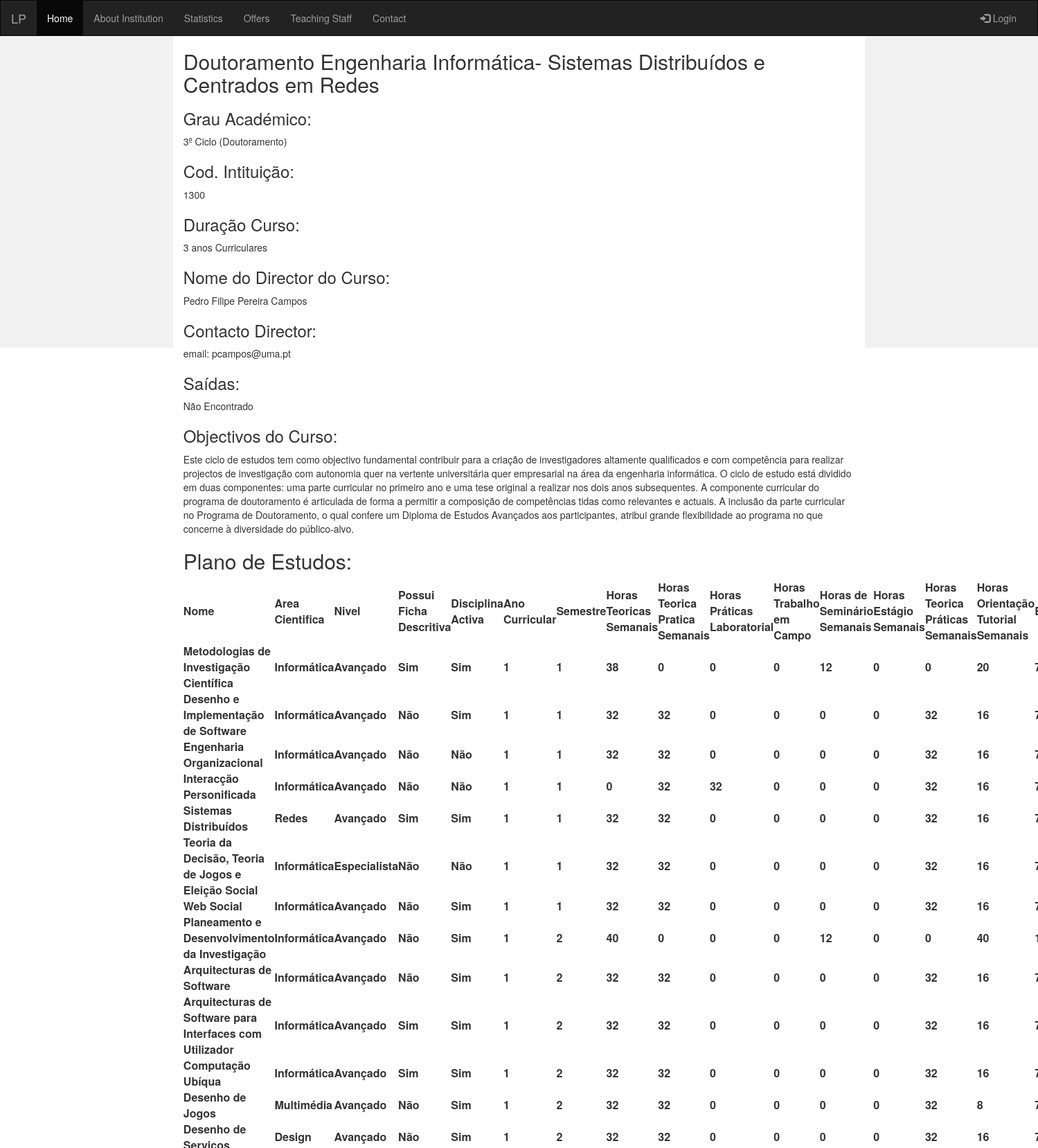
Page /offers/6 (upper part) on the committed database.
### db_creation.py (models this page shows, shortened)
class Cursos(db.Model):
    __tablename__ = 'cursos'
    id = db.Column(db.Integer, primary_key=True)
    nome_curso = db.Column(db.String)
    tipo_curso = db.Column(db.String)
    cod_escola = db.Column(db.Integer)
    duracao_curso = db.Column(db.String)
    nome_escola = db.Column(db.String)
    saidas_descricao = db.Column(db.String)
    nome_director = db.Column(db.String)
    email_director = db.Column(db.String)
    objectivos_curso = db.Column(db.String)
    escola_id = db.Column(db.Integer, db.ForeignKey('escolas.id'))
    ligacao = db.relationship("Escolas", backref=db.backref('cursos', order_by=id))

class unidadesCurriculares(db.Model):
    __tablename__ = 'unidades_curriculares'
    id = db.Column(db.Integer, primary_key=True)
    nome_disciplina = db.Column(db.String)
    area_cientifica = db.Column(db.String)
    nivel = db.Column(db.String)
    ficha_descritiva = db.Column(db.String)
    disciplina_ativa = db.Column(db.String)
    ano_curricular = db.Column(db.Integer)
    semestre = db.Column(db.String)
    horas_teoricas_semanal = db.Column(db.Integer)
    horas_teorica_praticas_semanal = db.Column(db.Integer)
    horas_praticas_laboratorial = db.Column(db.Integer)
    horas_trabalho_campo = db.Column(db.Integer)
    horas_seminario_semanal = db.Column(db.Integer)
    horas_estagio_semanal = db.Column(db.Integer)
    horas_orientacao_tutorial_semanal = db.Column(db.Integer)
    creditos_disciplina = db.Column(db.Integer)
    curso_id = db.Column(db.Integer, db.ForeignKey('cursos.id'))
    ligacao = db.relationship("Cursos", backref=db.backref('unidades_curriculares', order_by=id))

### Aplication.py (the view)
@app.route("/offers/<id>")
def cursosPages(id):
    cadeiras = []
    for var, nome_curso, tipo_curso, cod_escola, duracao, saidas_descricao, nome_director, email_director, objectivos_curso in db.session.query(
                    Cursos.id == id, Cursos.nome_curso, Cursos.tipo_curso, Cursos.cod_escola, Cursos.duracao_curso,
            Cursos.saidas_descricao, Cursos.nome_director, Cursos.email_director, Cursos.objectivos_curso):
        if (var == True):
            nome_curso = nome_curso
            tipo_curso = tipo_curso
            cod_escola = cod_escola
            duracao = duracao
            saidas_descricao = saidas_descricao
            nome_director = nome_director
            email_director = email_director
            objectivos_curso = objectivos_curso
    for var, nome_disciplina, area_cientifica, nivel, ficha_descritiva, disciplina_ativa, ano_curricular, semestre, horas_teoricas_semanal, horas_teorica_praticas_semanal, horas_praticas_laboratorial, horas_trabalho_campo, horas_seminario_semanal, horas_estagio_semanal, horas_orientacao_tutorial_semanal, creditos_disciplina in db.session.query(
                    unidadesCurriculares.curso_id == id, unidadesCurriculares.nome_disciplina,
            unidadesCurriculares.area_cientifica, unidadesCurriculares.nivel, unidadesCurriculares.ficha_descritiva,
            unidadesCurriculares.disciplina_ativa, unidadesCurriculares.ano_curricular, unidadesCurriculares.semestre,
            unidadesCurriculares.horas_teoricas_semanal, unidadesCurriculares.horas_teorica_praticas_semanal,
            unidadesCurriculares.horas_praticas_laboratorial, unidadesCurriculares.horas_trabalho_campo,
            unidadesCurriculares.horas_seminario_semanal, unidadesCurriculares.horas_estagio_semanal,
            unidadesCurriculares.horas_orientacao_tutorial_semanal,
            unidadesCurriculares.creditos_disciplina):
        if (var == True):
            cadeira = dict(nome_disciplina=nome_disciplina, area_cientifica=area_cientifica, nivel=nivel,
                           ficha_descritiva=ficha_descritiva, disciplina_ativa=disciplina_ativa,
                           ano_curricular=ano_curricular,
                           semestre=semestre, horas_teoricas_semanal=horas_teoricas_semanal,
                           horas_teorica_praticas_semanal=horas_teorica_praticas_semanal,
                           horas_praticas_laboratorial=horas_praticas_laboratorial,
                           horas_trabalho_campo=horas_trabalho_campo, horas_seminario_semanal=horas_seminario_semanal,
                           horas_estagio_semanal=horas_estagio_semanal,
                           horas_orientacao_tutorial_semanal=horas_orientacao_tutorial_semanal,
                           creditos_disciplina=creditos_disciplina)
            cadeiras.append(cadeira)
    return render_template('offersPages.html', moradaUniversidade=morada,
                           telefoneUniversidade=telefone, faxUniversidade=fax, email_Universidade=email_uni,
                           email_reitoriaUniversidade=email_reitoria, horarioUniversidade=horario, nomeCurso=nome_curso,
                           tipoCurso=tipo_curso, codEscola=cod_escola,
                           duracaoCurso=duracao, saidasCurso=saidas_descricao, nomeDirector=nome_director,
                           emaiDirector=email_director, objectivosCurso=objectivos_curso, cadeirasCurso=cadeiras)

### templates/offersPages.html (shortened to what this page needs)
<html lang="en">
<head>
    <link rel="stylesheet" href="https://maxcdn.bootstrapcdn.com/bootstrap/3.3.7/css/bootstrap.min.css">
</head>
<body>
<nav class="navbar navbar-inverse">
    <div class="container-fluid">
        <div class="navbar-header">
            <a class="navbar-brand" href="/index">LP</a>
        </div>
        <div class="collapse navbar-collapse" id="myNavbar">
            <ul class="nav navbar-nav">
                <li class="active"><a hhref="/index">Home</a></li>
                <li><a href="/about">About Institution</a></li>
                <li><a href="/statistics">Statistics</a></li>
                <li><a href="/offers">Offers</a></li>
                <li><a href="/docentes">Teaching Staff</a></li>
                <li><a href="/contacts">Contact</a></li>
            </ul>
            <ul class="nav navbar-nav navbar-right">
                <li><a href="#"><span class="glyphicon glyphicon-log-in"></span> Login</a></li>
            </ul>
        </div>
    </div>
</nav>
<div class="container-fluid text-center">
    <div class="row content">
        <div class="col-sm-2 sidenav">
        </div>
        <div class="col-sm-8 text-left">
            <h2>{{ nomeCurso }}</h2>
            <h3>Grau Académico:</h3>
            <p>{{ tipoCurso }}</p>
            <h3>Cod. Intituição:</h3>
            <p> {{ codEscola }}</p>
            <h3>Duração Curso:</h3>
            <p>{{ duracaoCurso }}</p>
            <h3>Nome do Director do Curso:</h3>
            <p>{{ nomeDirector }}</p>
            <h3>Contacto Director:</h3>
            <p>{{ emaiDirector }}</p>
            <h3>Saídas:</h3>
            <p>{{ saidasCurso }}</p>
            <h3>Objectivos do Curso:</h3>
            <p>{{ objectivosCurso }}</p>
            <h2>Plano de Estudos:</h2>
            <table>
                <tbody>
                    <tr>
                        <th>Nome</th>
                        <th>Area Cientifica</th>
                        <th>Nivel</th>
                        <th>Possui Ficha Descritiva</th>
                        <th>Disciplina Activa</th>
                        <th>Ano Curricular</th>
                        <th>Semestre</th>
                        <th>Horas Teoricas Semanais</th>
                        <th>Horas Teorica Pratica Semanais</th>
                        <th>Horas Práticas Laboratorial</th>
                        <th>Horas Trabalho em Campo</th>
                        <th>Horas de Seminário Semanais</th>
                        <th>Horas Estágio Semanais</th>
                        <th>Horas Teorica Práticas Semanais</th>
                        <th>Horas Orientação Tutorial Semanais</th>
                        <th>ETC's</th>
                    </tr>
                {% for item in cadeirasCurso %}
                    <tr>
                        <th>{{ item.nome_disciplina }}</th>
                        <th>{{ item.area_cientifica }}</th>
                        <th>{{ item.nivel }}</th>
                        <th>{{ item.ficha_descritiva }}</th>
                        <th>{{ item.disciplina_ativa }}</th>
                        <th>{{ item.ano_curricular }}</th>
                        <th>{{ item.semestre }}</th>
                        <th>{{ item.horas_teoricas_semanal }}</th>
                        <th>{{ item.horas_teorica_praticas_semanal }}</th>
                        <th>{{ item.horas_praticas_laboratorial }}</th>
                        <th>{{ item.horas_trabalho_campo }}</th>
                        <th>{{ item.horas_seminario_semanal }}</th>
                        <th>{{ item.horas_estagio_semanal }}</th>
                        <th>{{ item.horas_teorica_praticas_semanal }}</th>
                        <th>{{ item.horas_orientacao_tutorial_semanal }}</th>
                        <th>{{ item.creditos_disciplina }}</th>
                    </tr>
                {% endfor %}
            </table>
        </div>
        <div class="col-sm-2 sidenav">
        </div>
    </div>
</div>
</body>
</html>

### templates/offersPages.html (style rules this page uses)
.navbar { margin-bottom: 0; border-radius: 0; }
.row.content { height: 450px }
.sidenav { padding-top: 20px; background-color: #f1f1f1; height: 100%; }

### rows in the picture
Cursos: nome_curso "Doutoramento Engenharia Informática- Sistemas Distribuídos e Centrados em Redes", tipo_curso "3º Ciclo (Doutoramento)", cod_escola "1300", duracao_curso "3 anos Curriculares", nome_director "Pedro Filipe Pereira Campos", email_director "email: pcampos@uma.pt", saidas_descricao "Não Encontrado", objectivos_curso "Este ciclo de estudos tem como objectivo fundamental contribuir para a criação de investigadores altamente qualificados e com competência para realizar projectos de investigação com autonomia quer na vertente universitária quer empresarial na área da engenharia informática. O ciclo de estudo está dividido em duas componentes: uma parte curricular no primeiro ano e uma tese original a realizar nos dois anos subsequentes. A componente curricular do programa de doutoramento é articulada de forma a permitir a composição de competências tidas como relevantes e actuais. A inclusão da parte curricular no Programa de Doutoramento, o qual confere um Diploma de Estudos Avançados aos participantes,…"
unidadesCurriculares: nome_disciplina "Metodologias de Investigação Científica", area_cientifica "Informática", nivel "Avançado", ficha_descritiva "Sim", disciplina_ativa "Sim", ano_curricular "1", semestre "1", horas_teoricas_semanal "38", horas_teorica_praticas_semanal "0", horas_praticas_laboratorial "0", horas_trabalho_campo "0", horas_seminario_semanal "12", horas_estagio_semanal "0", horas_orientacao_tutorial_semanal "20"
unidadesCurriculares: nome_disciplina "Desenho e Implementação de Software", area_cientifica "Informática", nivel "Avançado", ficha_descritiva "Não", disciplina_ativa "Sim", ano_curricular "1", semestre "1", horas_teoricas_semanal "32", horas_teorica_praticas_semanal "32", horas_praticas_laboratorial "0", horas_trabalho_campo "0", horas_seminario_semanal "0", horas_estagio_semanal "0", horas_orientacao_tutorial_semanal "16"
unidadesCurriculares: nome_disciplina "Engenharia Organizacional", area_cientifica "Informática", nivel "Avançado", ficha_descritiva "Não", disciplina_ativa "Não", ano_curricular "1", semestre "1", horas_teoricas_semanal "32", horas_teorica_praticas_semanal "32", horas_praticas_laboratorial "0", horas_trabalho_campo "0", horas_seminario_semanal "0", horas_estagio_semanal "0", horas_orientacao_tutorial_semanal "16"
unidadesCurriculares: nome_disciplina "Interacção Personificada", area_cientifica "Informática", nivel "Avançado", ficha_descritiva "Não", disciplina_ativa "Não", ano_curricular "1", semestre "1", horas_teoricas_semanal "0", horas_teorica_praticas_semanal "32", horas_praticas_laboratorial "32", horas_trabalho_campo "0", horas_seminario_semanal "0", horas_estagio_semanal "0", horas_orientacao_tutorial_semanal "16"
unidadesCurriculares: nome_disciplina "Sistemas Distribuídos", area_cientifica "Redes", nivel "Avançado", ficha_descritiva "Sim", disciplina_ativa "Sim", ano_curricular "1", semestre "1", horas_teoricas_semanal "32", horas_teorica_praticas_semanal "32", horas_praticas_laboratorial "0", horas_trabalho_campo "0", horas_seminario_semanal "0", horas_estagio_semanal "0", horas_orientacao_tutorial_semanal "16"
unidadesCurriculares: nome_disciplina "Teoria da Decisão, Teoria de Jogos e Eleição Social", area_cientifica "Informática", nivel "Especialista", ficha_descritiva "Não", disciplina_ativa "Não", ano_curricular "1", semestre "1", horas_teoricas_semanal "32", horas_teorica_praticas_semanal "32", horas_praticas_laboratorial "0", horas_trabalho_campo "0", horas_seminario_semanal "0", horas_estagio_semanal "0", horas_orientacao_tutorial_semanal "16"
unidadesCurriculares: nome_disciplina "Web Social", area_cientifica "Informática", nivel "Avançado", ficha_descritiva "Não", disciplina_ativa "Sim", ano_curricular "1", semestre "1", horas_teoricas_semanal "32", horas_teorica_praticas_semanal "32", horas_praticas_laboratorial "0", horas_trabalho_campo "0", horas_seminario_semanal "0", horas_estagio_semanal "0", horas_orientacao_tutorial_semanal "16"
unidadesCurriculares: nome_disciplina "Planeamento e Desenvolvimento da Investigação", area_cientifica "Informática", nivel "Avançado", ficha_descritiva "Não", disciplina_ativa "Sim", ano_curricular "1", semestre "2", horas_teoricas_semanal "40", horas_teorica_praticas_semanal "0", horas_praticas_laboratorial "0", horas_trabalho_campo "0", horas_seminario_semanal "12", horas_estagio_semanal "0", horas_orientacao_tutorial_semanal "40"
unidadesCurriculares: nome_disciplina "Arquitecturas de Software", area_cientifica "Informática", nivel "Avançado", ficha_descritiva "Não", disciplina_ativa "Sim", ano_curricular "1", semestre "2", horas_teoricas_semanal "32", horas_teorica_praticas_semanal "32", horas_praticas_laboratorial "0", horas_trabalho_campo "0", horas_seminario_semanal "0", horas_estagio_semanal "0", horas_orientacao_tutorial_semanal "16"
unidadesCurriculares: nome_disciplina "Arquitecturas de Software para Interfaces com Utilizador", area_cientifica "Informática", nivel "Avançado", ficha_descritiva "Sim", disciplina_ativa "Sim", ano_curricular "1", semestre "2", horas_teoricas_semanal "32", horas_teorica_praticas_semanal "32", horas_praticas_laboratorial "0", horas_trabalho_campo "0", horas_seminario_semanal "0", horas_estagio_semanal "0", horas_orientacao_tutorial_semanal "16"
unidadesCurriculares: nome_disciplina "Computação Ubíqua", area_cientifica "Informática", nivel "Avançado", ficha_descritiva "Sim", disciplina_ativa "Sim", ano_curricular "1", semestre "2", horas_teoricas_semanal "32", horas_teorica_praticas_semanal "32", horas_praticas_laboratorial "0", horas_trabalho_campo "0", horas_seminario_semanal "0", horas_estagio_semanal "0", horas_orientacao_tutorial_semanal "16"
unidadesCurriculares: nome_disciplina "Desenho de Jogos", area_cientifica "Multimédia", nivel "Avançado", ficha_descritiva "Não", disciplina_ativa "Sim", ano_curricular "1", semestre "2", horas_teoricas_semanal "32", horas_teorica_praticas_semanal "32", horas_praticas_laboratorial "0", horas_trabalho_campo "0", horas_seminario_semanal "0", horas_estagio_semanal "0", horas_orientacao_tutorial_semanal "8"
unidadesCurriculares: area_cientifica "Design", nivel "Avançado", ficha_descritiva "Não", disciplina_ativa "Sim", ano_curricular "1", semestre "2", horas_teoricas_semanal "32", horas_teorica_praticas_semanal "32", horas_praticas_laboratorial "0", horas_trabalho_campo "0", horas_seminario_semanal "0", horas_estagio_semanal "0", horas_orientacao_tutorial_semanal "16"
